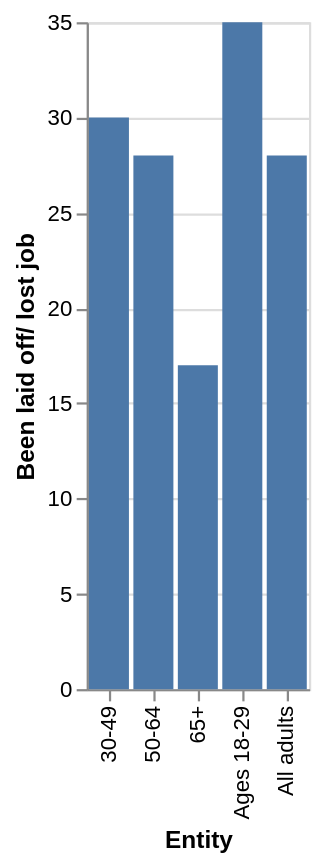

Express this chart as Vega-Lite.
### Vega-Lite specification from a JSON file in a GitHub repository (floating-point values rounded to 4 significant figures)
{"$schema": "https://vega.github.io/schema/vega-lite/v5.json", "description": "Bar chart auto-generated from CSV", "data": {"values": [{"Entity": "65+", "Been laid off/ lost job": 17}, {"Entity": "50-64", "Been laid off/ lost job": 28}, {"Entity": "30-49", "Been laid off/ lost job": 30}, {"Entity": "Ages 18-29", "Been laid off/ lost job": 35}, {"Entity": "All adults", "Been laid off/ lost job": 28}]}, "mark": "bar", "encoding": {"x": {"field": "Entity", "type": "ordinal"}, "y": {"field": "Been laid off/ lost job", "type": "quantitative"}}}
